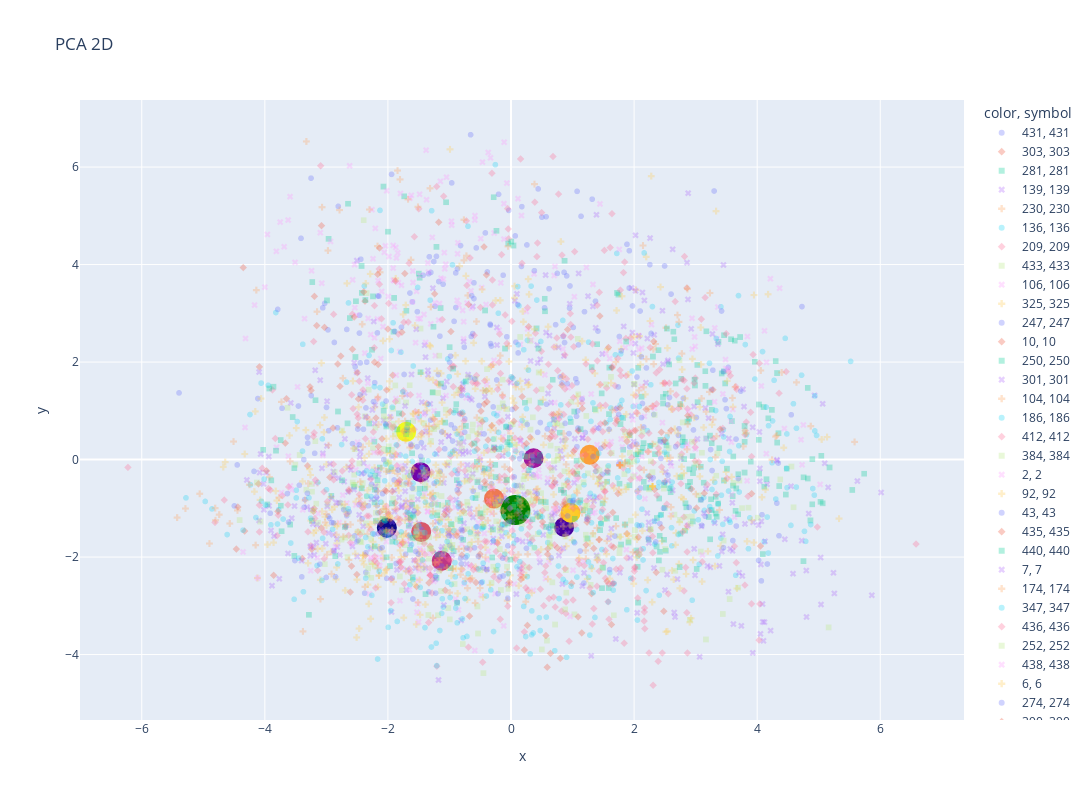

Notebook code cell kept with this figure:
### Code cell
pca = PCA(n_components=2)
articles_pca = pca.fit_transform(
    articles_sample[
        ["embedding_" + str(i) for i in range(articles_embeddings.shape[1])]
    ]
)

interest_pca = pca.transform(
    interest[["embedding_" + str(i) for i in range(articles_embeddings.shape[1])]]
)

closest_articles_pca = pca.transform(
    closest_articles[
        ["embedding_" + str(i) for i in range(articles_embeddings.shape[1])]
    ]
)


# Plot the data in the PCA space
fig = px.scatter(
    x=articles_pca[:, 0],
    y=articles_pca[:, 1],
    color=articles_sample["category_id"],
    symbol=articles_sample["category_id"],
    title="PCA 2D",
    opacity=0.3,
    width=1200,
    height=800,
)
fig.add_scatter(
    x=interest_pca[:, 0],
    y=interest_pca[:, 1],
    mode="markers",
    marker=dict(color="green", size=30),
    text=f"User interest \n user_id: {user_id} \n category_id: {interest['category_id'].iloc[0]}",
)
fig.add_scatter(
    x=closest_articles_pca[:, 0],
    y=closest_articles_pca[:, 1],
    mode="markers",
    marker=dict(color=list(range(len(closest_articles_pca))), size=20),
    text=[
        f"rank: {i} / article_id: {a.article_id} / category_id: {a.category_id}"
        for i, a in enumerate(closest_articles.itertuples())
    ],
)
fig.show()
